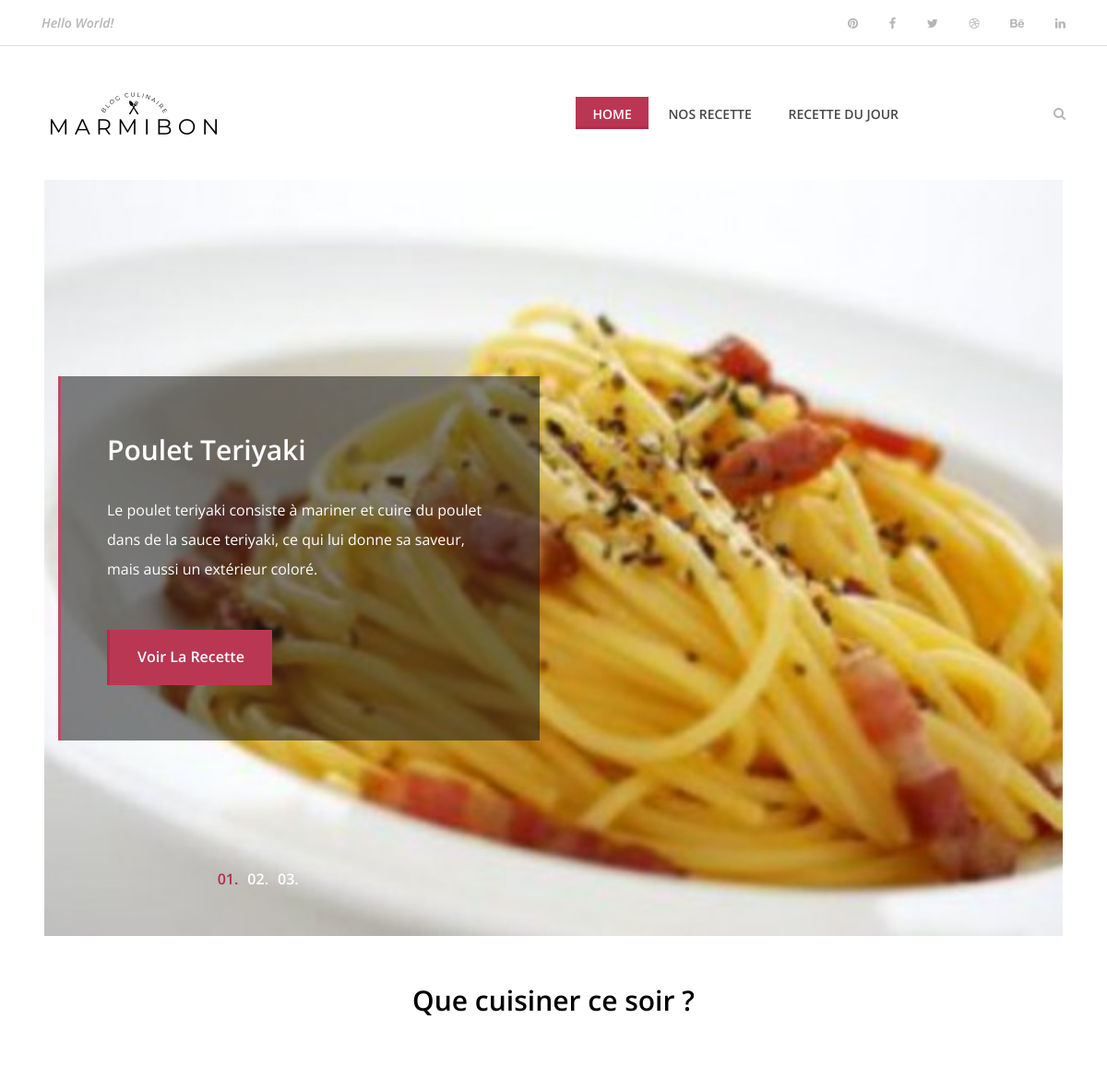
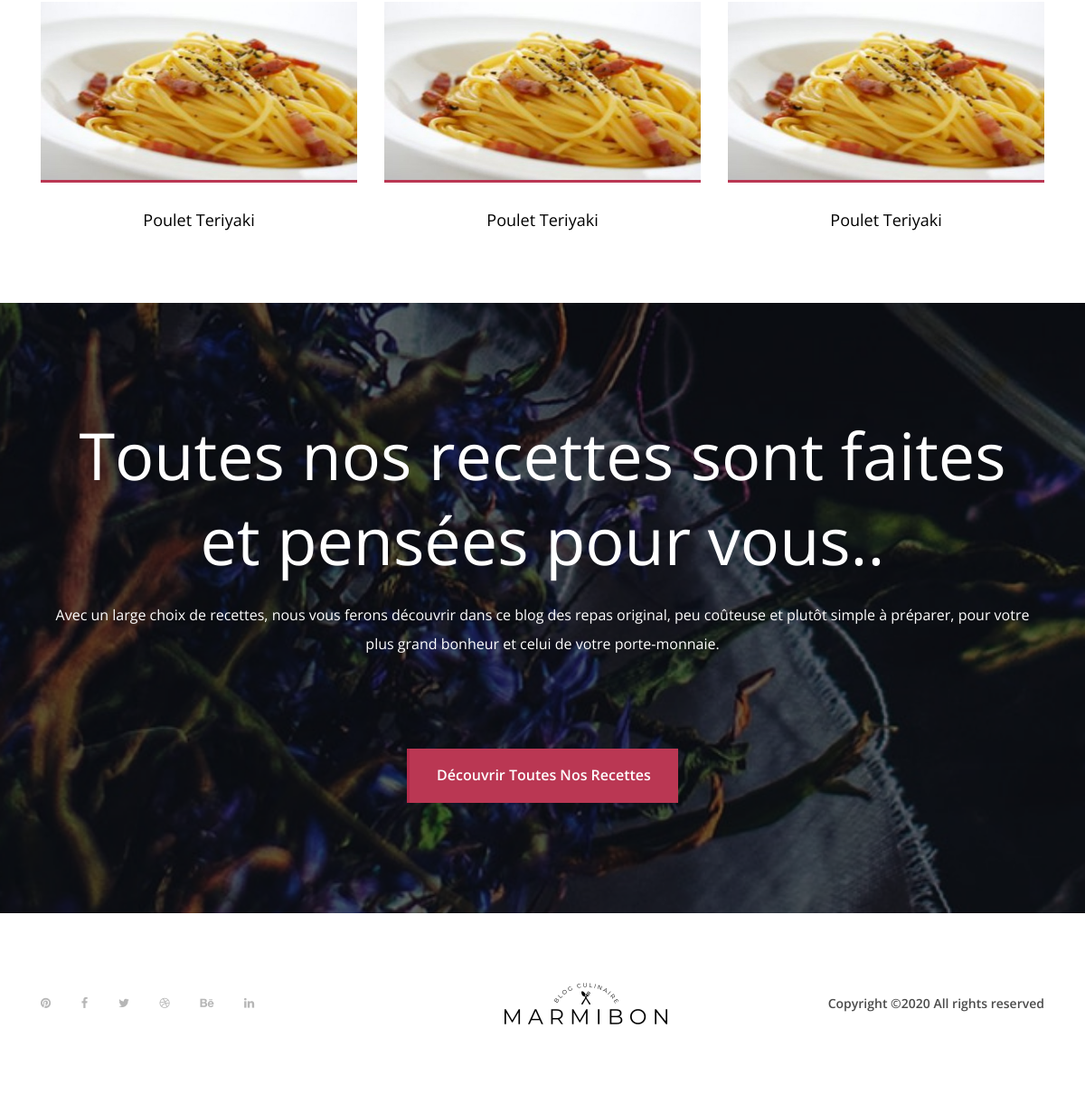
The page / on the database its author committed (2 pictures, top to bottom).
### tables this page shows
CREATE TABLE IF NOT EXISTS `recette` (
  `Id_recette` bigint(255) NOT NULL AUTO_INCREMENT,
  `Name_recette` varchar(255) DEFAULT NULL,
  `img_recette` varchar(255) NOT NULL,
  `time_recette` varchar(255) DEFAULT NULL,
  `number_recette` bigint(255) DEFAULT NULL,
  `level_recette` varchar(255) DEFAULT NULL,
  `cost_recette` varchar(255) DEFAULT NULL,
  `description_recette` text NOT NULL,
  `Id_Ingredient` bigint(255) NOT NULL,
  `likes` int(255) NOT NULL,
  `dislikes` int(255) NOT NULL,
  PRIMARY KEY (`Id_recette`)
);

### controllers/controller.php (called while the page is built, shortened)
<?php
require('models/model.php');
function homeView(){
    $RandRecipe = new Recette();
    $RandRecipe = $RandRecipe->daysRecipe();
    $RandRecipe2 = new Recette();
    $RandRecipe2 = $RandRecipe2->daysRecipe2();
    $RandRecipe3 = new Recette();
    $RandRecipe3 = $RandRecipe3->daysRecipe3();
    require('views/home.php');
}

### public/connect.php (called while the page is built)
<?php
class Databases
{
    public function connect()
    {
        try
        {
            $db = new PDO('mysql:host=localhost;dbname=marmibon;port=3308;charset=utf8', 'root', '');
            return $db;
        }
        catch(Exception $e)
        {
            die('Erreur : '.$e->getMessage());
        }
    }
}

### models/model.php (called while the page is built, shortened)
<?php
require_once('public/connect.php');
class Recette extends Databases{
     public function daysRecipe(){
        $recette = $this->connect()->prepare('SELECT * FROM recette ORDER BY RAND()
        LIMIT 6');
        $recette->execute();
        $result = $recette->fetch(PDO::FETCH_ASSOC);
        return $result;
     }
     public function daysRecipe2(){
        $recette = $this->connect()->prepare('SELECT * FROM recette ORDER BY RAND()
        LIMIT 6');
        $recette->execute();
        $result = $recette->fetch(PDO::FETCH_ASSOC);
        return $result;
     }
     public function daysRecipe3(){
        $recette = $this->connect()->prepare('SELECT * FROM recette ORDER BY RAND()
        LIMIT 6');
        $recette->execute();
        $result = $recette->fetch(PDO::FETCH_ASSOC);
        return $result;
     }
}

### views/home.php (the view, shortened to what this page needs)
 <section class="hero-area">
        <div class="hero-slides owl-carousel">
            <div class="single-hero-slide bg-img" style="background-image:url(<?=$RandRecipe['img_recette'] ?>)">
                <div class="container h-100">
                    <div class="row h-100 align-items-center">
                        <div class="col-12 col-md-9 col-lg-7 col-xl-6">
                            <div class="hero-slides-content" data-animation="fadeInUp" data-delay="100ms">
                                <h2 data-animation="fadeInUp" data-delay="300ms"><?=$RandRecipe['Name_recette'] ?></h2>
                                <p data-animation="fadeInUp" data-delay="700ms"><?=$RandRecipe['description_recette'] ?></p>
                                <a href="<?='?recipeID='.$RandRecipe['Id_recette'] ?>" class="btn delicious-btn" data-animation="fadeInUp" data-delay="1000ms">Voir la recette</a>
                            </div>
                        </div>
                    </div>
                </div>
            </div>
        </div>
    </section>
    <section class="best-receipe-area" style="margin-top:50px;">
        <div class="container">
            <div class="row">
                <div class="col-12">
                    <div class="section-heading">
                        <h3>Que cuisiner ce soir ?</h3>
                    </div>
                </div>
            </div>
            <div class="row">
                <div class="col-12 col-sm-6 col-lg-4">
                    <div class="single-best-receipe-area mb-30">
                        <img src="<?=$RandRecipe['img_recette'] ?>" alt="">
                        <div class="receipe-content">
                            <a href="<?='?recipeID='.$RandRecipe['Id_recette'] ?>">
                                <h5><?=$RandRecipe['Name_recette'] ?></h5>
                            </a>
                        </div>
                    </div>
                </div>
                <div class="col-12 col-sm-6 col-lg-4">
                    <div class="single-best-receipe-area mb-30">
                        <img src="<?=$RandRecipe2['img_recette'] ?>" alt="">
                        <div class="receipe-content">
                            <a href="<?='?recipeID='.$RandRecipe2['Id_recette'] ?>">
                                <h5><?=$RandRecipe2['Name_recette'] ?></h5>
                            </a>
                        </div>
                    </div>
                </div>
                <div class="col-12 col-sm-6 col-lg-4">
                    <div class="single-best-receipe-area mb-30">
                        <img src="<?=$RandRecipe3['img_recette'] ?>" alt="">
                        <div class="receipe-content">
                            <a href="<?='?recipeID='.$RandRecipe3['Id_recette'] ?>">
                                <h5><?=$RandRecipe3['Name_recette'] ?></h5>
                            </a>
                        </div>
                    </div>
                </div>
            </div>
        </div>
</section>
    <section class="cta-area bg-img bg-overlay" style="background-image: url(public/img/bg-img/bg4.jpg);">
        <div class="container h-100">
            <div class="row h-100 align-items-center">
                <div class="col-12">
                    <div class="cta-content text-center">
                        <h2>Toutes nos recettes sont faites et pensées pour vous..</h2>
                        <p>Avec un large choix de recettes, nous vous ferons découvrir dans ce blog des repas original, peu coûteuse et plutôt simple à préparer, pour votre plus grand bonheur et celui de votre porte-monnaie.</p>
                        <a href="<?='?recipes'?>" class="btn delicious-btn">Découvrir toutes nos recettes</a>
                    </div>
                </div>
            </div>
        </div>
    </section>
<?php require('templates/template.php'); ?>

### public/css/style.css (style rules this page uses)
* { margin: 0; padding: 0; }
body { font-family: "Open Sans", sans-serif; font-size: 14px; }
h1, h2, h3, h4, h5, h6 { color: #000000; line-height: 1.3; font-weight: 600; }
p { color: #9b9b9b; font-size: 14px; line-height: 2; font-weight: 400; }
a, a:hover, a:focus { -webkit-transition-duration: 500ms; transition-duration: 500ms; text-decoration: none; outline: 0 solid transparent; color: #000000; font-weight: 600; font-size: 14px; color: #474747; }
img { height: auto; max-width: 100%; }
.mb-30 { margin-bottom: 30px !important; }
.section-heading { position: relative; z-index: 1; margin-bottom: 80px; text-align: center; }
.section-heading h3 { font-size: 30px; margin-bottom: 0; }
.bg-img { background-position: center center; background-size: cover; background-repeat: no-repeat; }
.bg-overlay { position: relative; z-index: 2; background-position: center center; background-size: cover; }
.bg-overlay::after { background-color: rgba(10, 12, 18, 0.55); position: absolute; z-index: -1; top: 0; left: 0; width: 100%; height: 100%; content: ""; }
.delicious-btn { display: inline-block; min-width: 160px; height: 60px; color: #ffffff; border: none; border-left: 3px solid #b42c4a; border-radius: 0; padding: 0 30px; font-size: 16px; line-height: 58px; font-weight: 600; -webkit-transition-duration: 500ms; transition-duration: 500ms; text-transform: capitalize; background-color: #ba3753; }
.hero-area { position: relative; z-index: 1; margin-left: 4%; margin-right: 4%; }
.hero-slides { position: relative; z-index: 1; }
.hero-slides .single-hero-slide { width: 100%; height: 820px; position: relative; z-index: 1; }
.hero-slides .single-hero-slide .hero-slides-content { position: relative; z-index: 1; padding: 60px 50px; border-left: 3px solid #c24863; background-color: rgba(24, 24, 24, 0.54); }
.hero-slides .single-hero-slide .hero-slides-content h2 { font-size: 30px; color: #ffffff; margin-bottom: 30px; font-weight: 600; }
.hero-slides .single-hero-slide .hero-slides-content p { font-size: 16px; margin-bottom: 50px; color: #ffffff; }
.best-receipe-area { position: relative; z-index: 1; padding-bottom: 50px; }
.single-best-receipe-area { position: relative; z-index: 1; }
.single-best-receipe-area img { border-bottom: 3px solid #ba3753; }
.single-best-receipe-area .receipe-content { padding-top: 30px; text-align: center; }
.single-best-receipe-area .receipe-content h5 { font-size: 18px; margin-bottom: 10px; font-weight: 400; -webkit-transition-duration: 500ms; transition-duration: 500ms; }
.cta-area { position: relative; z-index: 2; width: 100%; height: 675px; background-attachment: fixed; }
.cta-area .cta-content h2 { font-size: 72px; margin-bottom: 20px; color: #ffffff; font-weight: 400; }
.cta-area .cta-content p { color: #ffffff; margin-bottom: 100px; font-size: 16px; }
.single-best-receipe-area.mb-30 img { height: 200px; width: 450px; }

### rows shown on the page
recette: img_recette (picture), Name_recette "Poulet Teriyaki", description_recette "Le poulet teriyaki consiste à mariner et cuire du poulet dans de la sauce teriyaki, ce qui lui donne sa saveur, mais aussi un extérieur coloré."
